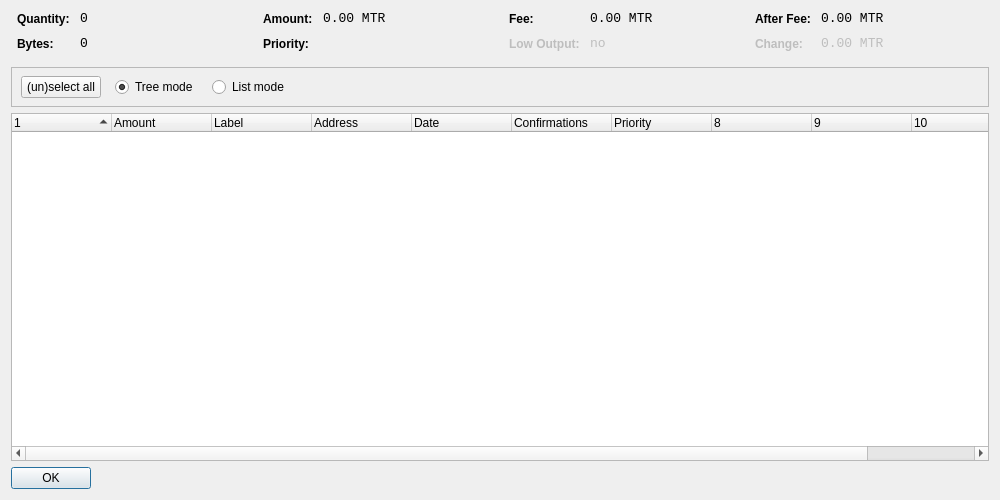
<?xml version="1.0" encoding="UTF-8"?>
<ui version="4.0">
 <class>CoinControlDialog</class>
 <widget class="QDialog" name="CoinControlDialog">
  <property name="geometry">
   <rect>
    <x>0</x>
    <y>0</y>
    <width>1000</width>
    <height>500</height>
   </rect>
  </property>
  <property name="windowTitle">
   <string>Coin Control</string>
  </property>
  <layout class="QVBoxLayout" name="verticalLayout">
   <item>
    <layout class="QHBoxLayout" name="horizontalLayoutTop" stretch="0,0,0,0">
     <property name="topMargin">
      <number>0</number>
     </property>
     <property name="bottomMargin">
      <number>10</number>
     </property>
     <item>
      <layout class="QFormLayout" name="formLayoutCoinControl1">
       <property name="horizontalSpacing">
        <number>10</number>
       </property>
       <property name="verticalSpacing">
        <number>10</number>
       </property>
       <property name="leftMargin">
        <number>6</number>
       </property>
       <property name="rightMargin">
        <number>6</number>
       </property>
       <item row="0" column="0">
        <widget class="QLabel" name="labelCoinControlQuantityText">
         <property name="styleSheet">
          <string notr="true">font-weight:bold;</string>
         </property>
         <property name="text">
          <string>Quantity:</string>
         </property>
        </widget>
       </item>
       <item row="0" column="1">
        <widget class="QLabel" name="labelCoinControlQuantity">
         <property name="font">
          <font>
           <family>Monospace</family>
           <pointsize>10</pointsize>
          </font>
         </property>
         <property name="cursor">
          <cursorShape>IBeamCursor</cursorShape>
         </property>
         <property name="contextMenuPolicy">
          <enum>Qt::ActionsContextMenu</enum>
         </property>
         <property name="text">
          <string notr="true">0</string>
         </property>
         <property name="textInteractionFlags">
          <set>Qt::LinksAccessibleByMouse|Qt::TextSelectableByKeyboard|Qt::TextSelectableByMouse</set>
         </property>
        </widget>
       </item>
       <item row="1" column="0">
        <widget class="QLabel" name="labelCoinControlBytesText">
         <property name="styleSheet">
          <string notr="true">font-weight:bold;</string>
         </property>
         <property name="text">
          <string>Bytes:</string>
         </property>
        </widget>
       </item>
       <item row="1" column="1">
        <widget class="QLabel" name="labelCoinControlBytes">
         <property name="font">
          <font>
           <family>Monospace</family>
           <pointsize>10</pointsize>
          </font>
         </property>
         <property name="cursor">
          <cursorShape>IBeamCursor</cursorShape>
         </property>
         <property name="contextMenuPolicy">
          <enum>Qt::ActionsContextMenu</enum>
         </property>
         <property name="text">
          <string notr="true">0</string>
         </property>
         <property name="textInteractionFlags">
          <set>Qt::LinksAccessibleByMouse|Qt::TextSelectableByKeyboard|Qt::TextSelectableByMouse</set>
         </property>
        </widget>
       </item>
      </layout>
     </item>
     <item>
      <layout class="QFormLayout" name="formLayoutCoinControl2">
       <property name="horizontalSpacing">
        <number>10</number>
       </property>
       <property name="verticalSpacing">
        <number>10</number>
       </property>
       <property name="leftMargin">
        <number>6</number>
       </property>
       <property name="rightMargin">
        <number>6</number>
       </property>
       <item row="0" column="0">
        <widget class="QLabel" name="labelCoinControlAmountText">
         <property name="styleSheet">
          <string notr="true">font-weight:bold;</string>
         </property>
         <property name="text">
          <string>Amount:</string>
         </property>
        </widget>
       </item>
       <item row="0" column="1">
        <widget class="QLabel" name="labelCoinControlAmount">
         <property name="font">
          <font>
           <family>Monospace</family>
           <pointsize>10</pointsize>
          </font>
         </property>
         <property name="cursor">
          <cursorShape>IBeamCursor</cursorShape>
         </property>
         <property name="contextMenuPolicy">
          <enum>Qt::ActionsContextMenu</enum>
         </property>
         <property name="text">
          <string notr="true">0.00 MTR</string>
         </property>
         <property name="textInteractionFlags">
          <set>Qt::LinksAccessibleByMouse|Qt::TextSelectableByKeyboard|Qt::TextSelectableByMouse</set>
         </property>
        </widget>
       </item>
       <item row="1" column="0">
        <widget class="QLabel" name="labelCoinControlPriorityText">
         <property name="styleSheet">
          <string notr="true">font-weight:bold;</string>
         </property>
         <property name="text">
          <string>Priority:</string>
         </property>
        </widget>
       </item>
       <item row="1" column="1">
        <widget class="QLabel" name="labelCoinControlPriority">
         <property name="font">
          <font>
           <family>Monospace</family>
           <pointsize>10</pointsize>
          </font>
         </property>
         <property name="cursor">
          <cursorShape>IBeamCursor</cursorShape>
         </property>
         <property name="contextMenuPolicy">
          <enum>Qt::ActionsContextMenu</enum>
         </property>
         <property name="text">
          <string/>
         </property>
         <property name="textInteractionFlags">
          <set>Qt::LinksAccessibleByMouse|Qt::TextSelectableByKeyboard|Qt::TextSelectableByMouse</set>
         </property>
        </widget>
       </item>
      </layout>
     </item>
     <item>
      <layout class="QFormLayout" name="formLayoutCoinControl3">
       <property name="horizontalSpacing">
        <number>10</number>
       </property>
       <property name="verticalSpacing">
        <number>10</number>
       </property>
       <property name="leftMargin">
        <number>6</number>
       </property>
       <property name="rightMargin">
        <number>6</number>
       </property>
       <item row="0" column="0">
        <widget class="QLabel" name="labelCoinControlFeeText">
         <property name="styleSheet">
          <string notr="true">font-weight:bold;</string>
         </property>
         <property name="text">
          <string>Fee:</string>
         </property>
        </widget>
       </item>
       <item row="0" column="1">
        <widget class="QLabel" name="labelCoinControlFee">
         <property name="font">
          <font>
           <family>Monospace</family>
           <pointsize>10</pointsize>
          </font>
         </property>
         <property name="cursor">
          <cursorShape>IBeamCursor</cursorShape>
         </property>
         <property name="contextMenuPolicy">
          <enum>Qt::ActionsContextMenu</enum>
         </property>
         <property name="text">
          <string notr="true">0.00 MTR</string>
         </property>
         <property name="textInteractionFlags">
          <set>Qt::LinksAccessibleByMouse|Qt::TextSelectableByKeyboard|Qt::TextSelectableByMouse</set>
         </property>
        </widget>
       </item>
       <item row="1" column="0">
        <widget class="QLabel" name="labelCoinControlLowOutputText">
         <property name="enabled">
          <bool>false</bool>
         </property>
         <property name="styleSheet">
          <string notr="true">font-weight:bold;</string>
         </property>
         <property name="text">
          <string>Low Output:</string>
         </property>
        </widget>
       </item>
       <item row="1" column="1">
        <widget class="QLabel" name="labelCoinControlLowOutput">
         <property name="enabled">
          <bool>false</bool>
         </property>
         <property name="font">
          <font>
           <family>Monospace</family>
           <pointsize>10</pointsize>
          </font>
         </property>
         <property name="cursor">
          <cursorShape>IBeamCursor</cursorShape>
         </property>
         <property name="contextMenuPolicy">
          <enum>Qt::ActionsContextMenu</enum>
         </property>
         <property name="text">
          <string notr="true">no</string>
         </property>
         <property name="textInteractionFlags">
          <set>Qt::LinksAccessibleByMouse|Qt::TextSelectableByKeyboard|Qt::TextSelectableByMouse</set>
         </property>
        </widget>
       </item>
      </layout>
     </item>
     <item>
      <layout class="QFormLayout" name="formLayoutCoinControl4">
       <property name="horizontalSpacing">
        <number>10</number>
       </property>
       <property name="verticalSpacing">
        <number>10</number>
       </property>
       <property name="leftMargin">
        <number>6</number>
       </property>
       <property name="rightMargin">
        <number>6</number>
       </property>
       <item row="0" column="0">
        <widget class="QLabel" name="labelCoinControlAfterFeeText">
         <property name="styleSheet">
          <string notr="true">font-weight:bold;</string>
         </property>
         <property name="text">
          <string>After Fee:</string>
         </property>
        </widget>
       </item>
       <item row="0" column="1">
        <widget class="QLabel" name="labelCoinControlAfterFee">
         <property name="font">
          <font>
           <family>Monospace</family>
           <pointsize>10</pointsize>
          </font>
         </property>
         <property name="cursor">
          <cursorShape>IBeamCursor</cursorShape>
         </property>
         <property name="contextMenuPolicy">
          <enum>Qt::ActionsContextMenu</enum>
         </property>
         <property name="text">
          <string notr="true">0.00 MTR</string>
         </property>
         <property name="textInteractionFlags">
          <set>Qt::LinksAccessibleByMouse|Qt::TextSelectableByKeyboard|Qt::TextSelectableByMouse</set>
         </property>
        </widget>
       </item>
       <item row="1" column="0">
        <widget class="QLabel" name="labelCoinControlChangeText">
         <property name="enabled">
          <bool>false</bool>
         </property>
         <property name="styleSheet">
          <string notr="true">font-weight:bold;</string>
         </property>
         <property name="text">
          <string>Change:</string>
         </property>
        </widget>
       </item>
       <item row="1" column="1">
        <widget class="QLabel" name="labelCoinControlChange">
         <property name="enabled">
          <bool>false</bool>
         </property>
         <property name="font">
          <font>
           <family>Monospace</family>
           <pointsize>10</pointsize>
          </font>
         </property>
         <property name="cursor">
          <cursorShape>IBeamCursor</cursorShape>
         </property>
         <property name="contextMenuPolicy">
          <enum>Qt::ActionsContextMenu</enum>
         </property>
         <property name="text">
          <string notr="true">0.00 MTR</string>
         </property>
         <property name="textInteractionFlags">
          <set>Qt::LinksAccessibleByMouse|Qt::TextSelectableByKeyboard|Qt::TextSelectableByMouse</set>
         </property>
        </widget>
       </item>
      </layout>
     </item>
    </layout>
   </item>
   <item>
    <widget class="QFrame" name="frame">
     <property name="minimumSize">
      <size>
       <width>0</width>
       <height>40</height>
      </size>
     </property>
     <property name="frameShape">
      <enum>QFrame::StyledPanel</enum>
     </property>
     <property name="frameShadow">
      <enum>QFrame::Sunken</enum>
     </property>
     <widget class="QWidget" name="horizontalLayoutWidget">
      <property name="geometry">
       <rect>
        <x>10</x>
        <y>0</y>
        <width>781</width>
        <height>41</height>
       </rect>
      </property>
      <layout class="QHBoxLayout" name="horizontalLayoutPanel" stretch="0,0,0,0,0">
       <property name="spacing">
        <number>14</number>
       </property>
       <item>
        <widget class="QPushButton" name="pushButtonSelectAll">
         <property name="sizePolicy">
          <sizepolicy hsizetype="Maximum" vsizetype="Fixed">
           <horstretch>0</horstretch>
           <verstretch>0</verstretch>
          </sizepolicy>
         </property>
         <property name="text">
          <string>(un)select all</string>
         </property>
        </widget>
       </item>
       <item>
        <widget class="QRadioButton" name="radioTreeMode">
         <property name="sizePolicy">
          <sizepolicy hsizetype="Maximum" vsizetype="Fixed">
           <horstretch>0</horstretch>
           <verstretch>0</verstretch>
          </sizepolicy>
         </property>
         <property name="text">
          <string>Tree mode</string>
         </property>
         <property name="checked">
          <bool>true</bool>
         </property>
        </widget>
       </item>
       <item>
        <widget class="QRadioButton" name="radioListMode">
         <property name="sizePolicy">
          <sizepolicy hsizetype="Maximum" vsizetype="Fixed">
           <horstretch>0</horstretch>
           <verstretch>0</verstretch>
          </sizepolicy>
         </property>
         <property name="text">
          <string>List mode</string>
         </property>
        </widget>
       </item>
       <item>
        <spacer name="horizontalSpacer">
         <property name="orientation">
          <enum>Qt::Horizontal</enum>
         </property>
         <property name="sizeHint" stdset="0">
          <size>
           <width>40</width>
           <height>20</height>
          </size>
         </property>
        </spacer>
       </item>
      </layout>
     </widget>
    </widget>
   </item>
   <item>
    <widget class="CoinControlTreeWidget" name="treeWidget">
     <property name="contextMenuPolicy">
      <enum>Qt::CustomContextMenu</enum>
     </property>
     <property name="sortingEnabled">
      <bool>false</bool>
     </property>
     <property name="columnCount">
      <number>11</number>
     </property>
     <attribute name="headerShowSortIndicator" stdset="0">
      <bool>true</bool>
     </attribute>
     <attribute name="headerStretchLastSection">
      <bool>false</bool>
     </attribute>
     <column>
      <property name="text">
       <string/>
      </property>
     </column>
     <column>
      <property name="text">
       <string>Amount</string>
      </property>
     </column>
     <column>
      <property name="text">
       <string>Label</string>
      </property>
     </column>
     <column>
      <property name="text">
       <string>Address</string>
      </property>
     </column>
     <column>
      <property name="text">
       <string>Date</string>
      </property>
     </column>
     <column>
      <property name="text">
       <string>Confirmations</string>
      </property>
      <property name="toolTip">
       <string>Confirmed</string>
      </property>
     </column>
     <column>
      <property name="text">
       <string>Priority</string>
      </property>
     </column>
     <column>
      <property name="text">
       <string/>
      </property>
     </column>
     <column>
      <property name="text">
       <string/>
      </property>
     </column>
     <column>
      <property name="text">
       <string/>
      </property>
     </column>
     <column>
      <property name="text">
       <string/>
      </property>
     </column>
    </widget>
   </item>
   <item>
    <widget class="QDialogButtonBox" name="buttonBox">
     <property name="sizePolicy">
      <sizepolicy hsizetype="Maximum" vsizetype="Fixed">
       <horstretch>0</horstretch>
       <verstretch>0</verstretch>
      </sizepolicy>
     </property>
     <property name="orientation">
      <enum>Qt::Horizontal</enum>
     </property>
     <property name="standardButtons">
      <set>QDialogButtonBox::Ok</set>
     </property>
    </widget>
   </item>
  </layout>
 </widget>
 <customwidgets>
  <customwidget>
   <class>CoinControlTreeWidget</class>
   <extends>QTreeWidget</extends>
   <header>coincontroltreewidget.h</header>
  </customwidget>
 </customwidgets>
 <resources/>
 <connections/>
</ui>
